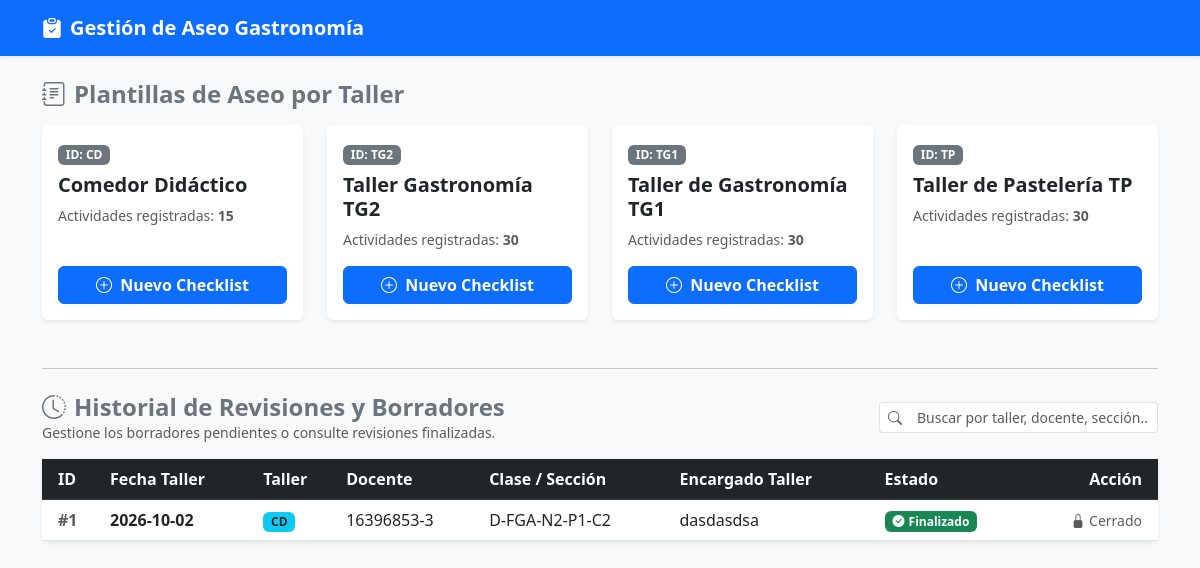
The page / on the database its author committed.
### models.py (models this page shows)
class Plantilla(Base):
    __tablename__ = "plantillas"
    id = Column(String, primary_key=True, index=True)
    nombre = Column(String, nullable=False)
    actividades = relationship(
        "Actividad",
        back_populates="plantilla",
        cascade="all, delete-orphan"
    )

class Checklist(Base):
    __tablename__ = "checklists"
    id = Column(Integer, primary_key=True, index=True)
    taller = Column(String, index=True, nullable=False)
    rut_docente = Column(String, index=True, nullable=False)
    codigo_seccion = Column(String, index=True, nullable=False)
    fecha = Column(Date, nullable=True)
    encargado_taller = Column(String, nullable=True)
    actividades_json = Column(Text, nullable=True)
    nombre_panolero = Column(String, nullable=True)
    observacion_panolero = Column(Text, nullable=True)
    fecha_revision_panolero = Column(DateTime, nullable=True)
    estado = Column(String, default="BORRADOR", index=True, nullable=False)
    fecha_creacion = Column(DateTime, default=func.now(), nullable=False)
    fecha_actualizacion = Column(
        DateTime,
        default=func.now(),
        onupdate=func.now(),
        nullable=False
    )

### main.py (the view)
@app.get("/", response_class=HTMLResponse, tags=["Vistas Web"])
async def index(request: Request, db: Session = Depends(get_db)):
    plantillas = obtener_plantillas(db)
    checklists_db = (
        db.query(models.Checklist)
        .order_by(models.Checklist.fecha_actualizacion.desc())
        .limit(15)
        .all()
    )
    revisiones = []
    for c in checklists_db:
        actividades = safe_json_loads(getattr(c, "actividades_json", None))
        revisiones.append({
            "id": c.id,
            "taller_id": c.taller,
            "docente": c.rut_docente or "N/A",
            "clase": c.codigo_seccion or "N/A",
            "fecha": c.fecha.strftime("%Y-%m-%d") if c.fecha else "N/A",
            "encargado_taller": getattr(c, "encargado_taller", "N/A") or "N/A",
            "nombre_panolero": getattr(c, "nombre_panolero", "N/A") or "N/A",
            "estado": c.estado,
            "actividades": actividades,
            "fecha_actualizacion": (
                c.fecha_actualizacion.strftime("%Y-%m-%d %H:%M")
                if c.fecha_actualizacion
                else ""
            ),
        })
    return templates.TemplateResponse(
        request=request,
        name="index.html",
        context={"plantillas": plantillas, "revisiones": revisiones},
    )

### templates/index.html (shortened to what this page needs)
<!DOCTYPE html>
<html lang="es">
<head>
    <link href="https://cdn.jsdelivr.net/npm/bootstrap@5.3.0/dist/css/bootstrap.min.css" rel="stylesheet">
    <link rel="stylesheet" href="https://cdn.jsdelivr.net/npm/bootstrap-icons@1.11.1/font/bootstrap-icons.css">
</head>
<body class="bg-light">
    <nav class="navbar navbar-expand-lg navbar-dark bg-primary mb-4 shadow-sm">
        <div class="container">
            <a class="navbar-brand fw-bold" href="/">
                <i class="bi bi-clipboard-check-fill me-2"></i>Gestión de Aseo Gastronomía
            </a>
        </div>
    </nav>
    <div class="container pb-5">
        <div class="d-flex align-items-center mb-3">
            <h2 class="h4 mb-0 fw-bold text-secondary">
                <i class="bi bi-journal-text me-2"></i>Plantillas de Aseo por Taller
            </h2>
        </div>
        <div class="row row-cols-1 row-cols-md-2 row-cols-lg-4 g-4 mb-5">
            {% for plantilla in plantillas %}
            <div class="col">
                <div class="card h-100 shadow-sm border-0 hover-shadow transition">
                    <div class="card-body d-flex flex-column justify-content-between">
                        <div>
                            <span class="badge bg-secondary mb-2">ID: {{ plantilla.id }}</span>
                            <h5 class="card-title fw-bold text-dark">{{ plantilla.nombre }}</h5>
                            <p class="card-text text-muted small">
                                Actividades registradas: <strong>{{ plantilla.actividades|length }}</strong>
                            </p>
                        </div>
                        <a href="/checklist/{{ plantilla.id }}" class="btn btn-primary w-100 mt-3 fw-semibold">
                            <i class="bi bi-plus-circle me-1"></i> Nuevo Checklist
                        </a>
                    </div>
                </div>
            </div>
            {% endfor %}
        </div>
        <hr class="my-4">
        <div class="d-flex flex-column flex-md-row justify-content-between align-items-md-center mb-3 gap-2">
            <div>
                <h2 class="h4 mb-0 fw-bold text-secondary">
                    <i class="bi bi-clock-history me-2"></i>Historial de Revisiones y Borradores
                </h2>
                <p class="text-muted small mb-0">Gestione los borradores pendientes o consulte revisiones finalizadas.</p>
            </div>
            {% if revisiones %}
            <div class="col-md-3">
                <div class="input-group input-group-sm">
                    <span class="input-group-text bg-white border-end-0"><i class="bi bi-search text-muted"></i></span>
                    <input type="text" id="filterInput" class="form-control border-start-0" placeholder="Buscar por taller, docente, sección...">
                </div>
            </div>
            {% endif %}
        </div>
        {% if revisiones %}
        <div class="card shadow-sm border-0">
            <div class="table-responsive">
                <table class="table table-hover align-middle mb-0" id="revisionesTable">
                    <thead class="table-dark">
                        <tr>
                            <th class="ps-3">ID</th>
                            <th>Fecha Taller</th>
                            <th>Taller</th>
                            <th>Docente</th>
                            <th>Clase / Sección</th>
                            <th>Encargado Taller</th>
                            <th>Estado</th>
                            <th class="text-end pe-3">Acción</th>
                        </tr>
                    </thead>
                    <tbody>
                        {% for rev in revisiones %}
                        <tr>
                            <td class="ps-3 fw-bold text-muted">#{{ rev.id }}</td>
                            <td><span class="fw-semibold">{{ rev.fecha }}</span></td>
                            <td>
                                <span class="badge bg-info text-dark fw-bold">
                                    {{ rev.taller_nombre if rev.taller_nombre else rev.taller_id }}
                                </span>
                            </td>
                            <td>{{ rev.docente }}</td>
                            <td>{{ rev.clase }}</td>
                            <td>{{ rev.encargado_taller }}</td>
                            <td>
                                {% if rev.estado == 'BORRADOR' %}
                                    <span class="badge bg-warning text-dark px-2 py-1 fs-7">
                                        <i class="bi bi-hourglass-split me-1"></i>Borrador
                                    </span>
                                {% else %}
                                    <span class="badge bg-success px-2 py-1 fs-7">
                                        <i class="bi bi-check-circle-fill me-1"></i>Finalizado
                                    </span>
                                {% endif %}
                            </td>
                            <td class="text-end pe-3">
                                {% if rev.estado == 'BORRADOR' %}
                                    <a href="/checklist/editar/{{ rev.id }}" class="btn btn-sm btn-outline-primary fw-semibold">
                                        <i class="bi bi-pencil-square me-1"></i>Continuar
                                    </a>
                                {% else %}
                                    <span class="text-muted small">
                                        <i class="bi bi-lock-fill me-1"></i>Cerrado
                                    </span>
                                {% endif %}
                            </td>
                        </tr>
                        {% endfor %}
                    </tbody>
                </table>
            </div>
        </div>
        {% else %}
        <div class="alert alert-light text-center border text-muted py-4 shadow-sm">
            <i class="bi bi-inbox fs-3 d-block mb-2 text-secondary"></i>
            Aún no se han registrado revisiones de limpieza ni borradores guardados.
        </div>
        {% endif %}
    </div>
</body>
</html>

### rows shown on the page
Plantilla: id "CD", nombre "Comedor Didáctico", actividades|length "15"
Plantilla: id "TG2", nombre "Taller Gastronomía TG2", actividades|length "30"
Plantilla: id "TG1", nombre "Taller de Gastronomía TG1", actividades|length "30"
Plantilla: id "TP", nombre "Taller de Pastelería TP", actividades|length "30"
Checklist: id "1", fecha "2026-10-02", taller "CD", docente "16396853-3", clase "D-FGA-N2-P1-C2", encargado_taller "dasdasdsa", estado "FINALIZADO" (drawn)
